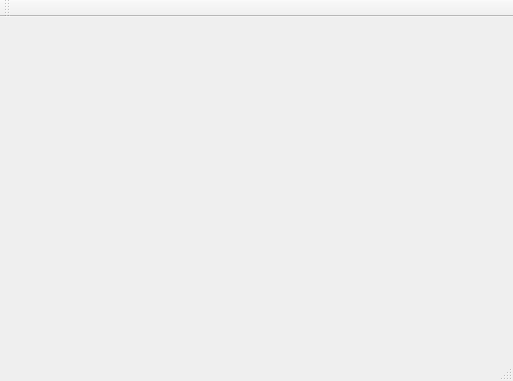
<?xml version="1.0" encoding="UTF-8"?>
<ui version="4.0">
 <class>MainWindow</class>
 <widget class="QMainWindow" name="MainWindow">
  <property name="geometry">
   <rect>
    <x>0</x>
    <y>0</y>
    <width>513</width>
    <height>381</height>
   </rect>
  </property>
  <property name="windowTitle">
   <string>MainWindow</string>
  </property>
  <widget class="QWidget" name="centralWidget"/>
  <widget class="QMenuBar" name="menuBar">
   <property name="geometry">
    <rect>
     <x>0</x>
     <y>0</y>
     <width>513</width>
     <height>27</height>
    </rect>
   </property>
  </widget>
  <widget class="QToolBar" name="mainToolBar">
   <attribute name="toolBarArea">
    <enum>TopToolBarArea</enum>
   </attribute>
   <attribute name="toolBarBreak">
    <bool>false</bool>
   </attribute>
  </widget>
  <widget class="QStatusBar" name="statusBar"/>
 </widget>
 <layoutdefault spacing="6" margin="11"/>
 <resources/>
 <connections/>
</ui>
